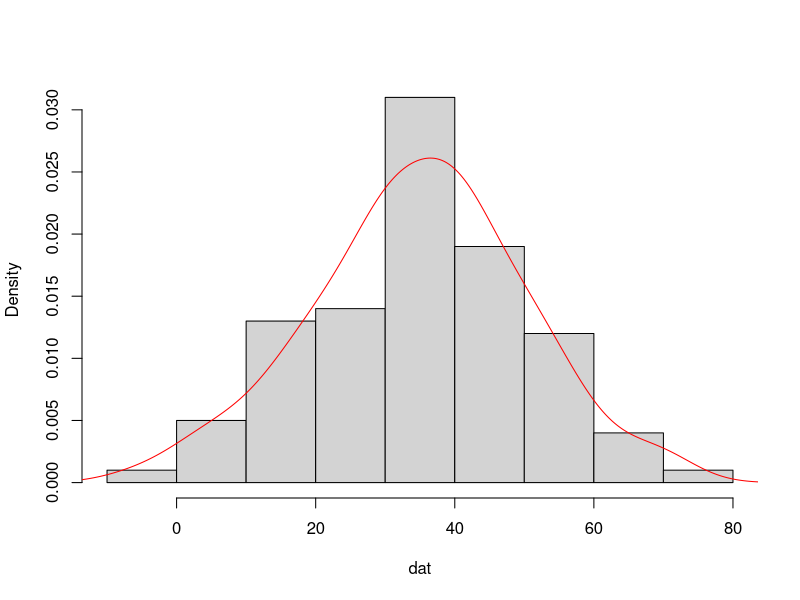
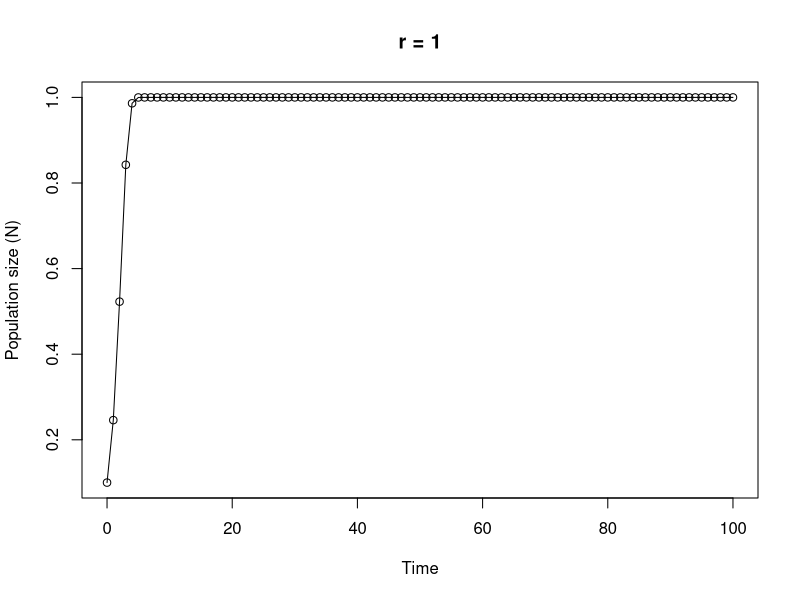

R code for these plots, in order:
## ----Q1, results = 'asis'---------------------------------------------------------------------------------

# area of a circle
# the equation to calculate the area of a circle is pi * radius^2

circle.area <- function(d){ 
	pi * (d/2)^2
}

# to use your new function

circle.area(10)
# [1] 78.53982

# to test on a vector of diameters
# first create a vector with diameters ranging from 0 to 50 in steps of 10

cir.diam <- seq(from = 0, to = 50, by = 10)

# test your function

circle.area(cir.diam)
# [1]    0.00000   78.53982  314.15927  706.85835 1256.63706 1963.49541


## ----Q2, tidy = TRUE--------------------------------------------------------------------------------------

far.cent <- function(a){
	val <- (a-32)*5/9
	print(paste("Fahrenheit: ", round(a, digits = 3), "oF",sep = " "), quote = FALSE)# round 3dp
	print(paste("Centigrade: ", round(val, digits = 3), "oC", sep = " "), quote = FALSE)# round 3dp
}

# alternative Fahrenheit to centigrade using cat function

far.cent2 <- function(a){
	val <- (a - 32) * 5/9	#calculation
	cat("Fahrenheit: ", round(a, digits = 3), "oF", "\n")   # use cat function
	cat("Centigrade: ", round(val, digits = 3), "oC", "\n")   
}



## ----Q3---------------------------------------------------------------------------------------------------

# Create a vector of normally distributed data
# length 100, mean 35 and standard deviation of 29

vals <- rnorm(100, 35, 15)	# create some norm dist data mean 35, sd = 15

summary.fun <- function(dat){
	mymean <- round(mean(dat), digits = 4)      	# calc mean
	mymedian <- round(median(dat), digits = 4)    # calc median
	mymin <- round(min(dat), digits = 4)          # calc min
	mymax <- round(max(dat), digits = 4)          # calc max
	print(paste("mean:", mymean, sep = " "), quote = FALSE)     # print mean
	print(paste("median:", mymedian, sep = " "), quote = FALSE)     # print median
	print(paste("range:", "from:", mymin, "to", mymax, sep = " "), quote = FALSE) 
	dens <- density(dat)                          # estimate density curve
	hist(dat, main = "",type = "l",freq = FALSE)  # plot histogram
	lines(dens, lty = 1, col = "red")             # plot density curve
}

# use the function
summary.fun(vals)


## ----Q4---------------------------------------------------------------------------------------------------

# calculate a median

ourmedian <- function(x){
	n <- length(x)
	if (n %% 2 == 1)      # odd numbers
	  sort(x)[(n + 1)/2]  # find the middle number by adding 1 to length and div 2
	else {                # even numbers
	  middletwo <- sort(x)[(n/2) + 0:1]   #find the two middle numbers
	  mean(middletwo)
	  }
}

# use the function
mydat <- sample(1:50, size = 10, replace = TRUE )

# our function
ourmedian(mydat)

# R median function
median(mydat)


## ----Q5, tidy = TRUE--------------------------------------------------------------------------------------

# function to simulate Ricker model

Ricker.model <- function(nzero, r, time, K=1){     # sets initial parameters
  N <- numeric(time + 1)    # creates a real vector of length time+1 to store values of Nt+1
  N[1] <- nzero             # sets initial population size in first element of N
  for (i in 1:time) {				# loops over time
      N[i+1] <- N[i]*exp(r*(1 - N[i]/K))    
  }
  Time <- 0:time   					 # creates vector for x axis
  plot(Time, N, type = "o", xlim = c(0, time), xlab = "Time", ylab = "Population size (N)", main = paste("r =", r, sep=" "))   # plots     output
}

# To run
# play around with the different parameters, especially r
Ricker.model(nzero=0.1,r=1,time=100)
